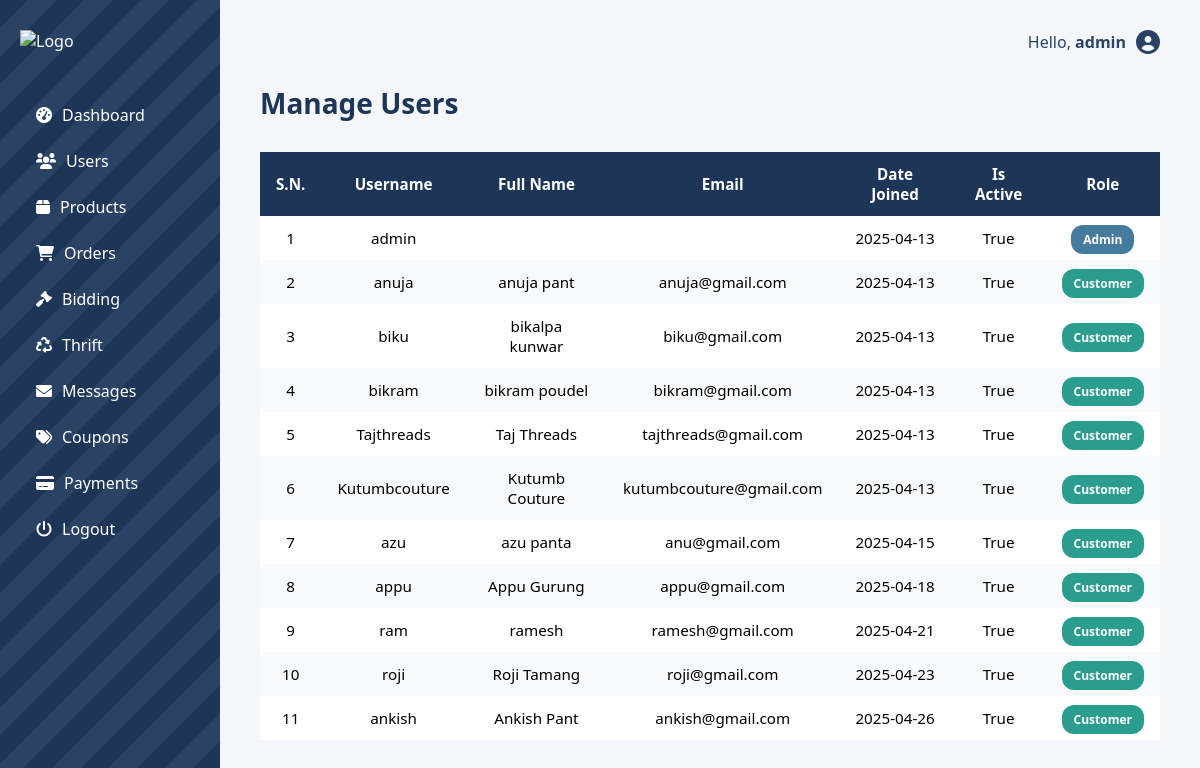
Screenshot of /dashboard/users/ (signed in) with the database file from the repository.
### MS/models.py (models this page shows, shortened)
class CustomUser(AbstractUser):
    ROLE_CHOICES = [
        ('customer', 'Customer'),
        ('admin', 'Admin'),
        ('vendor', 'Vendor'),
    ]
    SIZE_CHOICES = [
        ('XS', 'Extra Small'),
        ('S', 'Small'),
        ('M', 'Medium'),
        ('L', 'Large'),
        ('XL', 'Extra Large'),
        ('Free', 'Free Size'),
    ]
    role = models.CharField(max_length=10, choices=ROLE_CHOICES, default='customer')
    is_vendor = models.BooleanField(default=False)
    size = models.CharField(max_length=10, choices=SIZE_CHOICES, blank=True, null=True)
    store_name = models.CharField(max_length=255, blank=True, null=True)
    description = models.TextField(blank=True, null=True)
    logo = models.ImageField(upload_to='vendor_logos/', blank=True, null=True)
    groups = models.ManyToManyField(
        'auth.Group',
        related_name='customuser_set',
        blank=True
    )
    user_permissions = models.ManyToManyField(
        'auth.Permission',
        related_name='customuser_permissions',
        blank=True
    )

### MS/views.py (the view)
# urls.py: path('dashboard/users/', views.admin_users, name='admin_users'),
@user_passes_test(is_admin)
def admin_users(request):
    users = User.objects.all()
    return render(request, 'mytemplates/admin_users.html', {'users': users})

### MS/context_processors.py (called while the page is built)
def notification_context(request):
    if not request.user.is_authenticated:
        return {}
    user = request.user
    alerts = Notification.objects.filter(user=user, is_read=False).order_by('-timestamp')
    unread_count = alerts.count()
    alerts = alerts[:10]  # slice after count
    chat_messages = Chat.objects.filter(
        Q(sender=user) | Q(thrift__user=user)
    ).order_by('-timestamp')[:10]
    return {
        'alerts': alerts,
        'unread_count': unread_count,
        'chat_messages': chat_messages,
    }

### MS/views.py (called while the page is built)
def is_admin(user):
    return user.is_superuser or user.is_staff

### MS/templates/mytemplates/admin_users.html
{% extends 'mytemplates/admin_dashboard.html' %}
{% block content %}
<h2>Manage Users</h2>
<div class="table-container">
  <table class="product-table">
    <thead>
      <tr>
        <th>S.N.</th>
        <th>Username</th>
        <th>Full Name</th>
        <th>Email</th>
        <th>Date Joined</th>
        <th>Is Active</th>
        <th>Role</th>
      </tr>
    </thead>
    <tbody>
      {% for user in users %}
      <tr class="{% cycle 'row-light' 'row-dark' %}">
        <td>{{ forloop.counter }}</td>
        <td>{{ user.username }}</td>
        <td>{{ user.first_name }}</td>
        <td>{{ user.email }}</td>
        <td>{{ user.date_joined|date:"Y-m-d" }}</td>
        <td>{{ user.is_active }}</td>
        <td>
          {% if user.is_superuser or user.is_staff %}
            <span class="badge badge-admin">Admin</span>
          {% else %}
            <span class="badge badge-customer">Customer</span>
          {% endif %}
        </td>
      </tr>
      {% empty %}
      <tr><td colspan="7">No users found.</td></tr>
      {% endfor %}
    </tbody>
  </table>
</div>
{% endblock %}

### MS/templates/mytemplates/admin_dashboard.html (shortened to what this page needs)
{% load static %}
<!DOCTYPE html>
<html lang="en">
<head>
  <link rel="stylesheet" href="{% static 'css/admin_dashboard.css' %}">
  <link rel="stylesheet" href="https://cdnjs.cloudflare.com/ajax/libs/font-awesome/6.0.0/css/all.min.css">
</head>
<body>
<div class="admin-container">
  <div class="sidebar">
    <div class="logo">
      <img src="{% static 'images/finallogo.png' %}" alt="Logo">
    </div>
    <ul class="nav">
        <li><a href="{% url 'admin_dashboard' %}"><i class="fas fa-tachometer-alt"></i> Dashboard</a></li>
        <li><a href="{% url 'admin_users' %}"><i class="fas fa-users"></i> Users</a></li>
        <li><a href="{% url 'admin_products' %}"><i class="fas fa-box"></i> Products</a></li>
        <li><a href="{% url 'admin_all_orders' %}"><i class="fas fa-shopping-cart"></i> Orders</a></li>
        <li><a href="{% url 'admin_bidding' %}"><i class="fas fa-gavel"></i> Bidding</a></li>
        <li><a href="{% url 'admin_thrift' %}"><i class="fas fa-recycle"></i> Thrift</a></li>
        <li><a href="{% url 'admin_messages' %}"><i class="fas fa-envelope"></i> Messages</a></li>
        <li><a href="{% url 'admin_coupons' %}"><i class="fas fa-tags"></i> Coupons</a></li>
        <li><a href="{% url 'admin_payment_report' %}"><i class="fas fa-credit-card"></i> Payments</a></li>
        <li><a href="{% url 'logout' %}"><i class="fas fa-power-off"></i> Logout</a></li>
    </ul>
  </div>
  <div class="main">
    <div class="topbar">
      <p>Hello, <strong>{{ request.user.username }}</strong></p>
      <i class="fas fa-user-circle"></i>
    </div>
    {% block content %}{% endblock %}
  </div>
</div>
</body>
</html>

### static/css/admin_dashboard.css (style rules this page uses)
* { margin: 0; padding: 0; box-sizing: border-box; }
html, body { height: 100%; }
body { font-family: 'Segoe UI', sans-serif; background-color: #f4f6f9; }
.admin-container { display: flex; min-height: 100vh; }
.sidebar { width: 220px; background: repeating-linear-gradient( 135deg, #1d3557, #1d3557 20px, #2a4365 20px, #2a4365 40px ); color: white; padding: 30px 20px; min-height: 100vh; position: sticky; top: 0; align-self: flex-start; }
.sidebar .logo img { width: 120px; margin-bottom: 40px; }
.sidebar .nav { list-style: none; padding-left: 0; }
.sidebar .nav li { padding: 12px 16px; display: flex; align-items: center; gap: 12px; cursor: pointer; border-radius: 6px; transition: background-color 0.2s ease; }
.sidebar .nav li a { color: white; text-decoration: none; display: flex; align-items: center; gap: 10px; }
.main { flex: 1; padding: 30px 40px; }
.topbar { display: flex; justify-content: flex-end; align-items: center; gap: 10px; margin-bottom: 30px; }
.topbar p { font-size: 16px; color: #2a4365; }
.topbar i { font-size: 24px; color: #2a4365; }
h1, h2 { font-size: 28px; margin-bottom: 30px; color: #1d3557; }
.table-container { overflow-x: auto; margin-top: 30px; }
table { width: 100%; border-collapse: collapse; background-color: #fff; box-shadow: 0 0 10px rgba(0,0,0,0.03); font-size: 0.95rem; }
table th, table td { padding: 12px 16px; text-align: center; vertical-align: middle; }
table thead { background-color: #1d3557; color: white; }
table tbody tr:nth-child(even) { background-color: #f8f9fa; }
.badge { padding: 6px 12px; font-size: 0.75rem; border-radius: 12px; font-weight: bold; }
.badge-admin { background-color: #457b9d; color: #fff; }
.badge-customer { background-color: #2a9d8f; color: #fff; }

### rows the page displays
CustomUser: user.username "admin", username "admin", date_joined "2025-04-13", is_active "True", is_superuser "Admin"
CustomUser: username "anuja", first_name "anuja pant", email "anuja@gmail.com", date_joined "2025-04-13", is_active "True", is_superuser "Customer"
CustomUser: username "biku", first_name "bikalpa kunwar", email "biku@gmail.com", date_joined "2025-04-13", is_active "True", is_superuser "Customer"
CustomUser: username "bikram", first_name "bikram poudel", email "bikram@gmail.com", date_joined "2025-04-13", is_active "True", is_superuser "Customer"
CustomUser: username "Tajthreads", first_name "Taj Threads", email "tajthreads@gmail.com", date_joined "2025-04-13", is_active "True", is_superuser "Customer"
CustomUser: username "Kutumbcouture", first_name "Kutumb Couture", email "kutumbcouture@gmail.com", date_joined "2025-04-13", is_active "True", is_superuser "Customer"
CustomUser: username "azu", first_name "azu panta", email "anu@gmail.com", date_joined "2025-04-15", is_active "True", is_superuser "Customer"
CustomUser: username "appu", first_name "Appu Gurung", email "appu@gmail.com", date_joined "2025-04-18", is_active "True", is_superuser "Customer"
CustomUser: username "ram", first_name "ramesh", email "ramesh@gmail.com", date_joined "2025-04-21", is_active "True", is_superuser "Customer"
CustomUser: username "roji", first_name "Roji Tamang", email "roji@gmail.com", date_joined "2025-04-23", is_active "True", is_superuser "Customer"
CustomUser: username "ankish", first_name "Ankish Pant", email "ankish@gmail.com", date_joined "2025-04-26", is_active "True", is_superuser "Customer"
